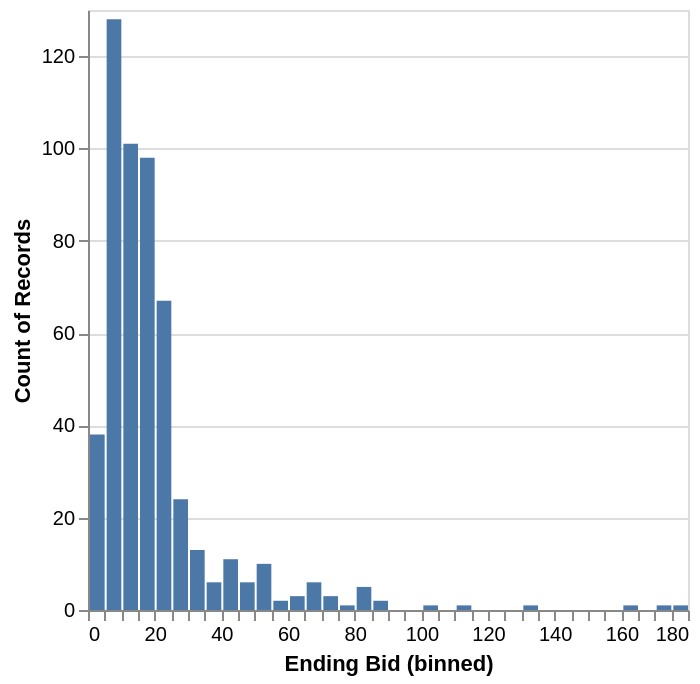

Notebook source saved alongside this figure:
### Code cell
print(dv["Ending Bid"].describe())
print("Items sold for $0:", (dv["Ending Bid"] == 0).sum())
alt.Chart(dv).mark_bar().encode(alt.X("Ending Bid:Q", bin=alt.Bin(maxbins=40)), y="count()")

### Figure 1 — Vega-Lite specification as saved in the notebook (floating-point values rounded to 4 significant figures; data arrays with more than 128 entries replaced by an {"elided": "..."} marker saying what was removed)
{"config": {"view": {"continuousWidth": 300, "continuousHeight": 300}}, "data": {"name": "data-d18befe0801b9c72d31767faf492b44e"}, "mark": {"type": "bar"}, "encoding": {"x": {"bin": {"maxbins": 40}, "field": "Ending Bid", "type": "quantitative"}, "y": {"aggregate": "count", "type": "quantitative"}}, "$schema": "https://vega.github.io/schema/vega-lite/v5.20.1.json", "datasets": {"data-d18befe0801b9c72d31767faf492b44e": {"elided": "530 records"}}}
